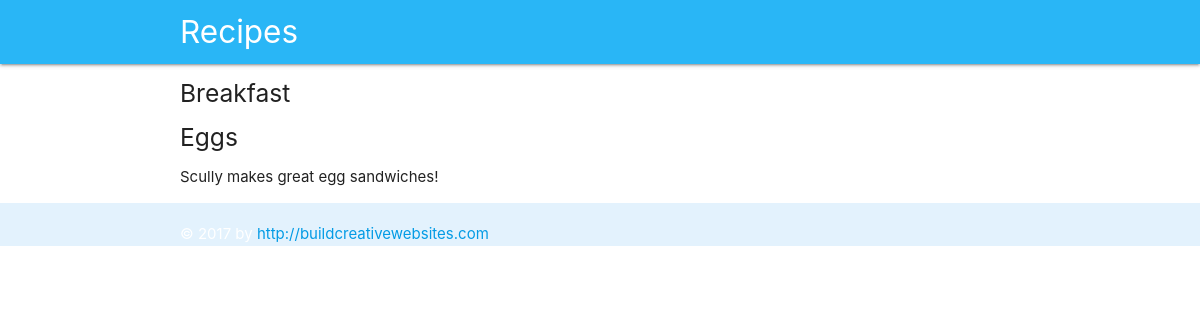
Page /recipe-group/1/recipes/ on the earlier database version.
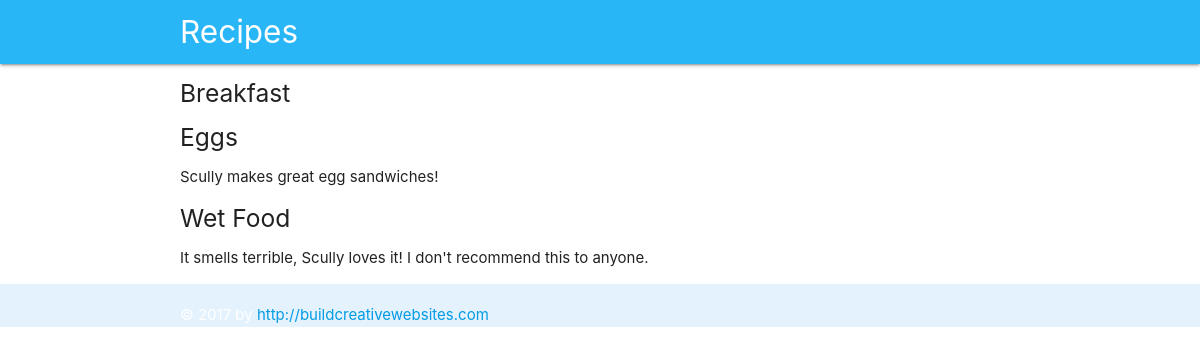
Same page on the later database version.
### db_setup.py (models this page shows, shortened)
class RecipeGroup(Base):
    __tablename__ = 'recipe_group'
    id = Column(Integer, primary_key=True)
    name = Column(String(250), nullable=False)

class Recipe(Base):
    __tablename__ = 'recipe'
    name = Column(String(80), nullable=False)
    id = Column(Integer, primary_key=True)
    description = Column(String(250))
    recipe_group_id = Column(Integer, ForeignKey('recipe_group.id'))
    recipe_group = relationship(RecipeGroup)

### program.py (the view)
@app.route('/recipe-group/<int:recipe_group_id>/')
@app.route('/recipe-group/<int:recipe_group_id>/recipes/')
def showRecipes(recipe_group_id):
    recipe_group = session.query(RecipeGroup).filter_by(id=recipe_group_id).one()
    recipes = session.query(Recipe).filter_by(
        recipe_group_id=recipe_group_id).all()
    return render_template('recipes.html', recipes=recipes, recipe_group=recipe_group)

### program.py (called while the page is built)
@app.context_processor
def inject_authorUrl():
    return {'url': 'http://buildcreativewebsites.com'}

@app.context_processor
def inject_now():
    return {'now': datetime.utcnow()}

### templates/recipes.html (shortened to what this page needs)
{% extends "layout.html" %}
{% block content %}
		<h5>{{ recipe_group.name }}</h5>
		{% for recipe in recipes %}
			<h5>{{ recipe.name }}</h5>
			<p>{{ recipe.description }}</p>
		{% endfor %}
{% endblock %}

### templates/layout.html (shortened to what this page needs)
<!doctype html>
<html>
  <head>
    {% block head %}
    <link rel="stylesheet" href="{{ url_for('static', filename='dist/materialize.min.css') }}">
    {% endblock %}
  </head>
  <body>
    <nav class="light-blue lighten-1" role="navigation">
      <div class="nav-wrapper container">
        <a id="logo-container" href="/recipe-groups/" class="brand-logo">Recipes</a>
      </div>
    </nav>
    <div id="content" class="container">
      {% block content %}{% endblock %}
    </div>
    <footer class="page-footer blue lighten-5">
      {% block footer %}
      <div class="container">
        &copy; {{ now.year }} by <a href="{{ url }}" target="_blank">{{ url }}</a>
      </div>
      {% endblock %}
    </footer>
  </body>
</html>

Differences in the rows shown:
added Recipe: name "Wet Food", description "It smells terrible, Scully loves it! I don't recommend this to anyone."
